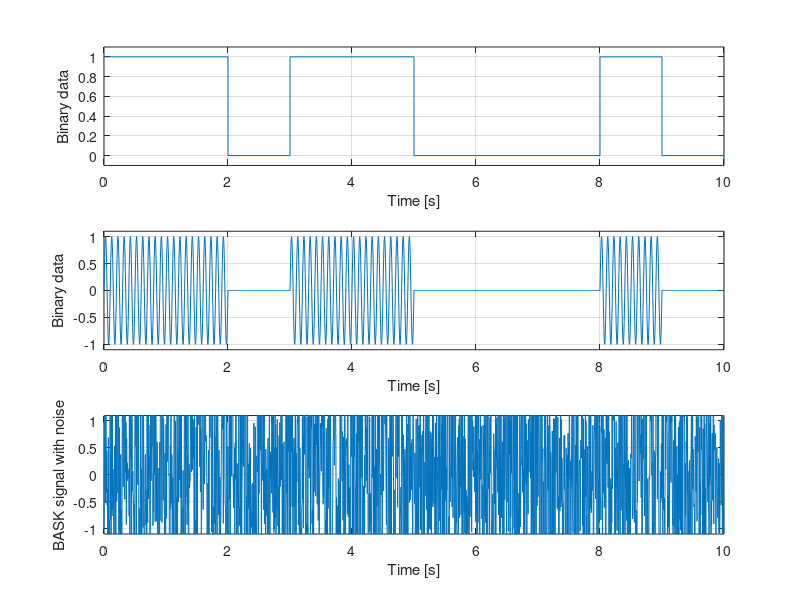
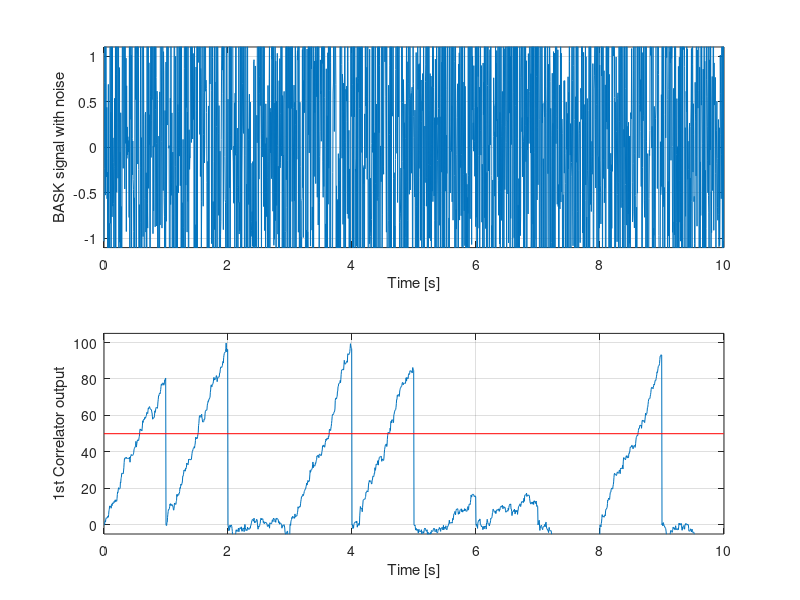
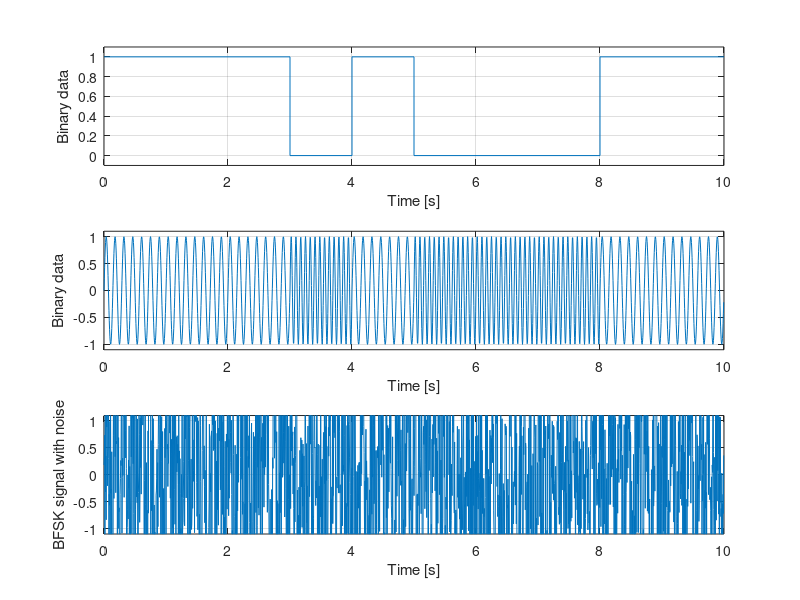
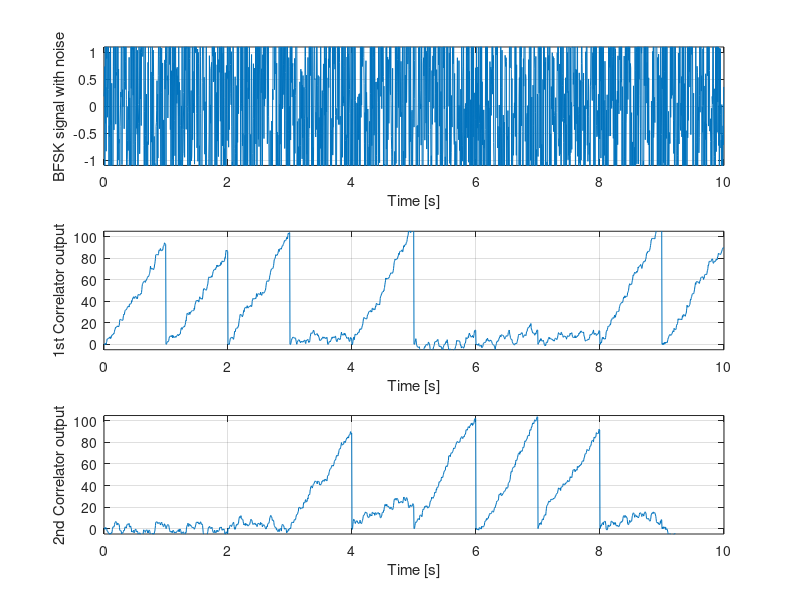

Write the MATLAB code that produced these figures, in order.
%% BASK
clc, clear, format compact


% run("../lab-3/BASK.m")

% we need to get the enery of the carrier E_b


T = 1; % symbol duration = 1 second,
f0 = 10; % carrier frequecy = 10Hz

N = 10; % number of symbols
sB = randi(2, 1, N) - 1; % random sequence of 1 and 0

SNR = 15; %Db



% plot binary datas
figure(1);
subplot(311), stairs(0 : T : N * T, [sB sB(end)]), grid on
ylim([-0.1 1.1]), xlabel("Time [s]"), ylabel("Binary data")



% plot BASK signal wihout errors
dt =  T / 200;
t = 0 : dt : T - dt;
s0 = sin (2 * pi * f0 * t);


% Generatr BASK
sBASK = kron(sB, s0);
tBASK = 0 : dt : N * T - dt;
subplot(312), plot(tBASK, sBASK), grid on
ylim([-1.1 1.1]), xlabel("Time [s]"), ylabel("Binary data")


% Generate noise
Eb = sum(s0.^2);
EbN0 = 10^(SNR / 10);
N0 = Eb / EbN0;
sigma = sqrt(N0 / 2);
sNoise = sigma * randn(1, N * 200);



% Add noise
sBASKN = sBASK + sNoise;
subplot(313), plot(tBASK, sBASKN), grid on
ylim([-1.1 1.1]), xlabel("Time [s]"), ylabel("BASK signal with noise");


% BASK




% Maybe it is lab4


% Correlator receiver
figure(2);
subplot(211), plot(tBASK, sBASKN), grid on
ylim([-1.1 1.1]), xlabel("Time [s]"), ylabel("BASK signal with noise")


% Recieve each symbol
sI1 = []; % empty brakets, peparation for integrator output signal 

for k = 1:N
    idx = (1:200) + (k-1)*200; % indicises of signal segment
    sM1 = s0 .* sBASKN(idx);  % correlator multiplication 
    sI1 = [sI1, cumsum(sM1)]; % calculate continuous integral
    sDM(k) = sI1(end) > Eb/2; % detected symbols compared with threshold = eb / 2 = half of the carrier freq
end


% Plot integrated signal
subplot(212), plot(tBASK, sI1), grid on
hold on, plot([0 tBASK(end)], [Eb/2 Eb/2], "r-"), hold off
ylim([-5, Eb + 5]), xlabel("Time [s]"), ylabel("1st Correlator output")

% Output data for comparison
x = [sB; sDM];





%% BFSK
clc, clear, format compact

% we need to get the enery of the carrier E_b


T = 1; % symbol duration = 1 second,
f0 = 10; % carrier frequecy = 10Hz

N = 10; % number of symbols
sB = randi(2, 1, N) - 1; % random sequence of 1 and 0

SNR = 15; %Db



% plot binary datas
figure(3);
subplot(311), stairs(0 : T : N * T, [sB sB(end)]), grid on
ylim([-0.1 1.1]), xlabel("Time [s]"), ylabel("Binary data")


% Calcilate f1 and f2 frequency
k = 12;
dF = k /(2 * T);
f1 = f0 - dF/2;
f2 = f0 + dF/2;


% plot BFSK signal wihout errors
dt =  T / 200;
t = 0 : dt : T - dt;
s1 = sin (2 * pi * f1 * t);
s2 = sin (2 * pi * f2 * t);


% Generatr BFSK
sBASK1 = kron(sB, s1);
sBASK2 = kron(~sB, s2);
sBFSK = sBASK1 + sBASK2; 

tBFSK = 0 : dt : N * T - dt;
subplot(312), plot(tBFSK, sBFSK), grid on
ylim([-1.1 1.1]), xlabel("Time [s]"), ylabel("Binary data")


% Generate noise
Eb = sum(s1.^2);
EbN0 = 10^(SNR / 10);
N0 = Eb / EbN0;
sigma = sqrt(N0 / 2);
sNoise = sigma * randn(1, N * 200);



% Add noise
sBFSKN = sBFSK + sNoise;
subplot(313), plot(tBFSK, sBFSKN), grid on
ylim([-1.1 1.1]), xlabel("Time [s]"), ylabel("BFSK signal with noise");






% Maybe it is lab4


% Correlator receiver
figure(4);
subplot(311), plot(tBFSK, sBFSKN), grid on
ylim([-1.1 1.1]), xlabel("Time [s]"), ylabel("BFSK signal with noise")


% Recieve each symbol
sI1 = []; % empty brakets, peparation for integrator output signal 
sI2 = [];

for k = 1:N
    idx = (1:200) + (k-1)*200; % indicises of signal segment
    sM1 = s1 .* sBFSKN(idx);  % correlator multiplication 
    sI1 = [sI1, cumsum(sM1)]; % calculate continuous integral

    sM2 = s2 .* sBFSKN(idx);  % correlator multiplication 
    sI2 = [sI2, cumsum(sM2)]; % calculate continuous integral


    sDM(k) = sI1(end) > sI2(end); % detected symbols compared with threshold
end



% Plot integrated signal
subplot(312), plot(tBFSK, sI1), grid on
ylim([-5, Eb + 5]), xlabel("Time [s]"), ylabel("1st Correlator output")


subplot(313), plot(tBFSK, sI2), grid on
ylim([-5, Eb + 5]), xlabel("Time [s]"), ylabel("2nd Correlator output")


% Output data for comparison
x = [sB; sDM];





%% BPSK
clc, clear, format compact

% we need to get the enery of the carrier E_b


T = 1; % symbol duration = 1 second,
f0 = 10; % carrier frequecy = 10Hz

N = 10; % number of symbols
sB = randi(2, 1, N) - 1; % random sequence of 1 and 0

sB_NRZ = -2 * sB + 1;

SNR = 15; %Db



% plot binary datas
figure(5);
subplot(311), stairs(0 : T : N * T, [sB sB(end)]), grid on
ylim([-0.1 1.1]), xlabel("Time [s]"), ylabel("Binary data")


% plot BPSK signal wihout errors
dt =  T / 200;
t = 0 : dt : T - dt;
s0 = sin (2 * pi * f0 * t);


% Generatr BFSK
sBPSK = kron(sB_NRZ, s0);

tBPSK = 0 : dt : N * T - dt;
subplot(312), plot(tBPSK, sBPSK), grid on
ylim([-1.1 1.1]), xlabel("Time [s]"), ylabel("Binary data")


% Generate noise
Eb = sum(s0.^2);
EbN0 = 10^(SNR / 10);
N0 = Eb / EbN0;
sigma = sqrt(N0 / 2);
sNoise = sigma * randn(1, N * 200);



% Add noise
sBPSKN = sBPSK + sNoise;
subplot(313), plot(tBPSK, sBPSKN), grid on
ylim([-1.1 1.1]), xlabel("Time [s]"), ylabel("BFSK signal with noise");






% Maybe it is lab4


% Correlator receiver
figure(6);
subplot(211), plot(tBPSK, sBPSKN), grid on
ylim([-1.1 1.1]), xlabel("Time [s]"), ylabel("BPSK signal with noise")


% Recieve each symbol
sI1 = []; % empty brakets, peparation for integrator output signal 

for k = 1:N
    idx = (1:200) + (k-1)*200; % indicises of signal segment
    sM1 = s0 .* sBPSKN(idx);  % correlator multiplication 
    sI1 = [sI1, cumsum(sM1)]; % calculate continuous integral

    sDM(k) = sI1(end) < 0; % detected symbols compared with threshold
end


% Plot integrated signal
subplot(212), plot(tBPSK, sI1), grid on
hold on, plot([0 tBPSK(end)], [0, 0], "r"), hold off
ylim([-Eb, Eb]), xlabel("Time [s]"), ylabel("1st Correlator output")


% Output data for comparison
x = [sB; sDM];




